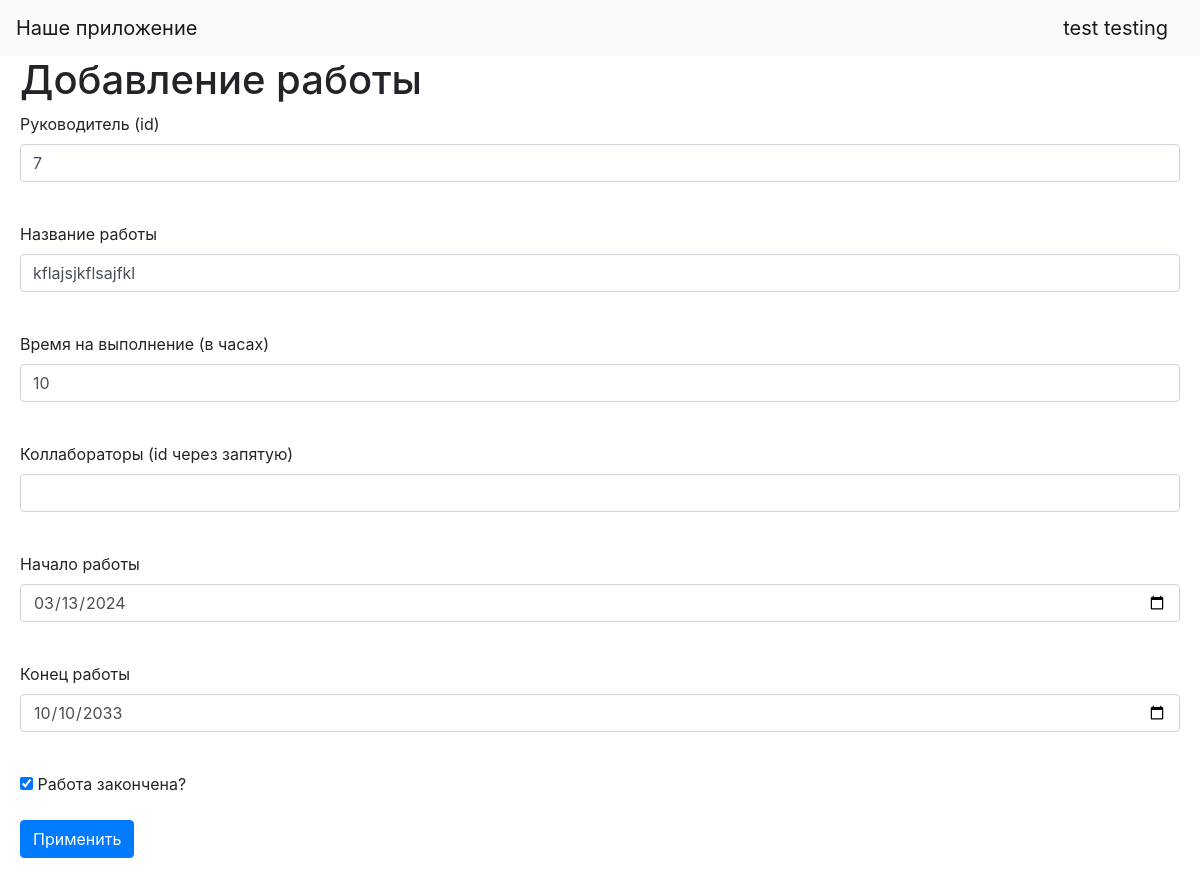
Screenshot of /jobs/7 (signed in) with the database file from the repository.
### data/users.py (models this page shows, shortened)
class User(SqlAlchemyBase, UserMixin, SerializerMixin):
    __tablename__ = 'users'
    id = sqlalchemy.Column(sqlalchemy.Integer,
                           primary_key=True, autoincrement=True)
    surname = sqlalchemy.Column(sqlalchemy.String, nullable=True)
    name = sqlalchemy.Column(sqlalchemy.String, nullable=True)
    age = sqlalchemy.Column(sqlalchemy.Integer, nullable=True)
    position = sqlalchemy.Column(sqlalchemy.String, nullable=True)
    speciality = sqlalchemy.Column(sqlalchemy.String, nullable=True)
    address = sqlalchemy.Column(sqlalchemy.String, nullable=True)
    email = sqlalchemy.Column(sqlalchemy.String,
                              index=True, unique=True, nullable=True)
    hashed_password = sqlalchemy.Column(sqlalchemy.String, nullable=True)
    modified_date = sqlalchemy.Column(sqlalchemy.DateTime)
    jobs = orm.relationship("Jobs", back_populates='user')

### data/jobs.py (models this page shows, shortened)
class Jobs(SqlAlchemyBase, UserMixin, SerializerMixin):
    __tablename__ = 'jobs'
    id = sqlalchemy.Column(sqlalchemy.Integer,
                           primary_key=True, autoincrement=True)
    team_leader = sqlalchemy.Column(sqlalchemy.Integer, sqlalchemy.ForeignKey("users.id"))
    job = sqlalchemy.Column(sqlalchemy.String, nullable=True)
    work_size = sqlalchemy.Column(sqlalchemy.Integer, nullable=True)
    collaborators = sqlalchemy.Column(sqlalchemy.String, nullable=True)
    start_date = sqlalchemy.Column(sqlalchemy.DateTime, nullable=True)
    end_date = sqlalchemy.Column(sqlalchemy.DateTime, nullable=True)
    is_finished = sqlalchemy.Column(sqlalchemy.Boolean)
    user = orm.relationship('User')

### main.py (the view, shortened to what this page needs)
@app.route('/jobs/<int:job_id>', methods=['GET', 'POST'])
@login_required
def edit_news(job_id):
    form = JobAddForm()
    if request.method == "GET":
        db_sess = db_session.create_session()
        job = db_sess.query(Jobs).filter(Jobs.id == job_id, ((Jobs.user == current_user) | (current_user == 1))).first()
        if job:
            form.team_leader.data = job.team_leader
            form.job.data = job.job
            form.work_size.data = job.work_size
            form.collaborators.data = job.collaborators
            form.start_date.data = job.start_date
            form.end_date.data = job.end_date
            form.is_finished.data = job.is_finished
        else:
            abort(404)
    return render_template('job.html', title='Редактирование новости', form=form)

### forms/job.py
class JobAddForm(FlaskForm):
    team_leader = IntegerField('Руководитель (id)', validators=[DataRequired()])
    job = StringField('Название работы', validators=[DataRequired()])
    work_size = IntegerField('Время на выполнение (в часах)', validators=[DataRequired()])
    collaborators = StringField('Коллабораторы (id через запятую)')
    start_date = DateField('Начало работы', validators=[DataRequired()])
    end_date = DateField('Конец работы')
    is_finished = BooleanField('Работа закончена?')
    submit = SubmitField('Применить')

### data/db_session.py (called while the page is built)
def create_session() -> Session:
    global __factory
    return __factory()

### main.py (called while the page is built)
@login_manager.user_loader
def load_user(user_id):
    db_sess = db_session.create_session()
    return db_sess.query(User).get(user_id)

### templates/job.html (shortened to what this page needs)
{% extends "base.html" %}
{% block content %}
<h1>Добавление работы</h1>
<form action="" method="post">
    <p>
        {{ form.team_leader.label }}<br>
        {{ form.team_leader(class="form-control") }}<br>
    </p>
    <p>
        {{ form.job.label }}<br>
        {{ form.job(class="form-control") }}<br>
    </p>
    <p>
        {{ form.work_size.label }}<br>
        {{ form.work_size(class="form-control") }}<br>
    </p>
    <p>
        {{ form.collaborators.label }}<br>
        {{ form.collaborators(class="form-control") }}<br>
    </p>
    <p>
        {{ form.start_date.label }}<br>
        {{ form.start_date(class="form-control") }}<br>
    </p>
    <p>
        {{ form.end_date.label }}<br>
        {{ form.end_date(class="form-control") }}<br>
    </p>
    <p>{{ form.is_finished() }} {{ form.is_finished.label }}</p>
    <p>{{ form.submit(type="submit", class="btn btn-primary") }}</p>
</form>
{% endblock %}

### templates/base.html (shortened to what this page needs)
<!DOCTYPE html>
<html lang="en">
<head>
     <link rel="stylesheet"
          href="https://stackpath.bootstrapcdn.com/bootstrap/4.4.1/css/bootstrap.min.css"
>
    <link rel="stylesheet" href="../static/css/style.css">
</head>
<body>
<header>
    <nav class="navbar navbar-light bg-light">
        <a class="navbar-brand" href="/">Наше приложение</a>
        {% if current_user.is_authenticated %}
            <a class="navbar-brand" href="/logout">{{ current_user.surname }} {{ current_user.name }}</a>
        {% else %}
            <p>
                <a class="btn btn-primary " href="/register">Зарегистрироваться</a>
                <a class="btn btn-success" href="/login">Войти</a>
            </p>
        {% endif %}
    </nav>
</header>
{% block content %}
{% endblock %}
</body>
</html>

### static/css/style.css (style rules this page uses)
p { margin-left: 20px; margin-right: 20px; }
h1 { margin-left: 20px; }

### rows the page displays
User: surname "test", name "testing"
Jobs: team_leader "7", job "kflajsjkflsajfkl", work_size "10", start_date "03/13/2024", end_date "10/10/2033", is_finished "☑"
